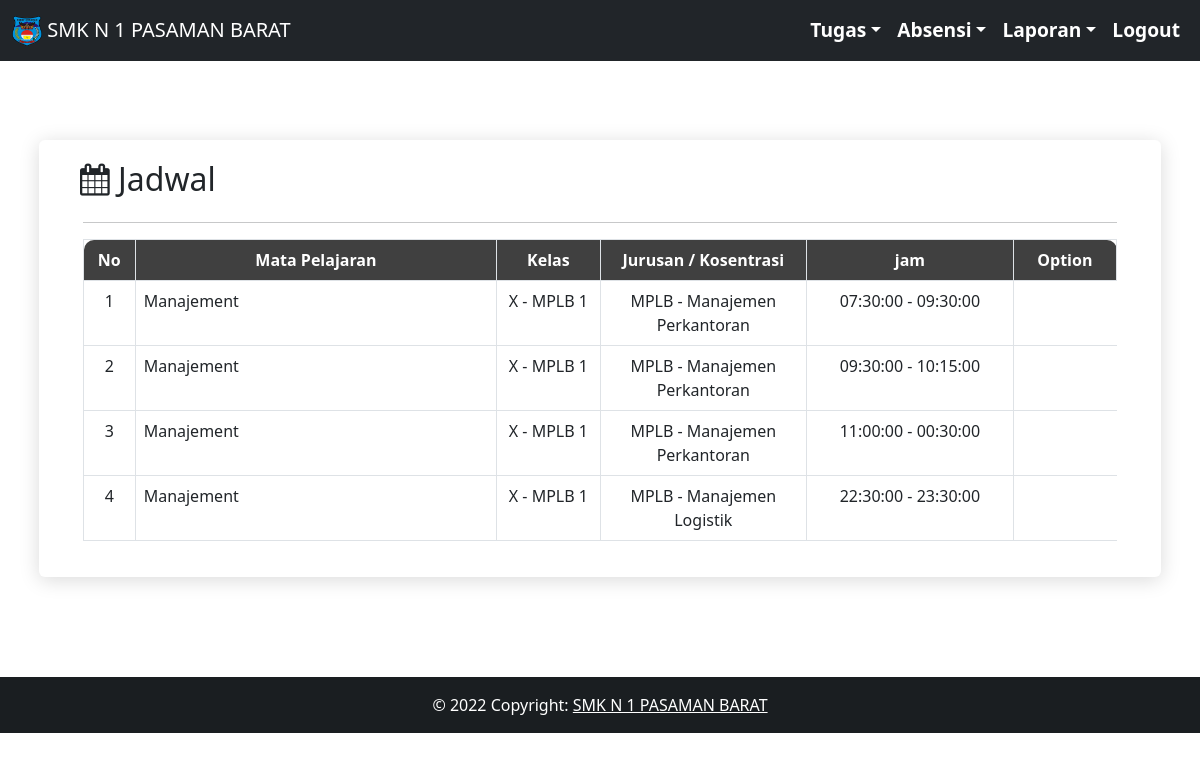
The page /wali_kelas/jadwal_jam_mengajar.php (signed in) on the database its author committed.
### tables this page shows
CREATE TABLE `biodata_sekolah` (
  `id_biodata_sekolah` int(11) NOT NULL,
  `nama_sekolah` varchar(120) NOT NULL,
  `alamat_sekolah` varchar(120) NOT NULL,
  `photo_sekolah` varchar(120) NOT NULL,
  `email_sekolah` varchar(120) NOT NULL,
  `telepon_sekolah` int(11) NOT NULL
);

CREATE TABLE `jam_mengajar` (
  `id_jam_mengajar` int(11) NOT NULL,
  `id_guru` int(11) NOT NULL,
  `id_mapel` int(11) NOT NULL,
  `kelas` varchar(120) NOT NULL,
  `ruangan` int(11) NOT NULL,
  `id_jurusan` int(11) NOT NULL,
  `hari` varchar(120) NOT NULL,
  `jam_mulai` time NOT NULL,
  `jam_berakhir` time NOT NULL
);

CREATE TABLE `mapel` (
  `id_mapel` int(11) NOT NULL,
  `nama_mapel` varchar(120) NOT NULL,
  `kosentrasi` int(11) NOT NULL
);

CREATE TABLE `wali_kelas` (
  `id_wali_kelas` int(11) NOT NULL,
  `guru` int(11) NOT NULL,
  `kelas` varchar(120) NOT NULL,
  `nama_lokal` varchar(120) NOT NULL
);

CREATE TABLE `jurusan` (
  `id_jurusan` int(11) NOT NULL,
  `nama_jurusan` varchar(120) NOT NULL,
  `kosentrasi_jurusan` varchar(120) NOT NULL,
  `kaproka_jurusan` int(11) NOT NULL
);

### wali_kelas/jadwal_jam_mengajar.php (the view, shortened to what this page needs)
<?php
include '../db/koneksi.php';
include '../layout/header.php';
?>
<div id="content" style="margin-top:60px;">
  <div class="regular-page-area section-padding-20">
    <div class="container">
      <div class="row justify-content-center">
        <div class="col-12">
          <div class="details-content">
            <div class="container">
              <div class="row">
                <div class="col-sm">
                  <h2 id="xs" ><i class="icon-calendar"></i> Jadwal </h2>
                </div>
              </div>
            </div>
            <div id="myDiv" class="container-fluid">
              <hr>
              <div class="row-fluid">
                <div class="span12">
                  <div class="widget-box">
                    <div class="widget-title">
                     <table class="table table-bordered">
                      <thead>
                        <tr>
                          <th class="text-center" style="width:5%;background-color: #404040; color:white;border-radius: 10px 0 0 0 ;">No</th>
                          <th class="text-center" style="background-color: #404040; color:white;">Mata Pelajaran</th>
                          <th class="text-center" style="width:10%;background-color: #404040; color:white;">Kelas</th>
                          <th class="text-center" style="width:20%;background-color: #404040; color:white;">Jurusan / Kosentrasi</th>
                          <th class="text-center" style="width:20%;background-color: #404040; color:white;">jam</th>
                          <th class="text-center" colspan="2" style="width: 10%;background-color: #404040; color:white;border-radius: 0 10px 0 0 ;">Option</th>
                        </tr>
                      </thead>
                      <tbody>
                        <?php
                        $queryDataJamMengajar = mysqli_query($konek, "SELECT * FROM jam_mengajar JOIN mapel ON jam_mengajar.id_mapel = mapel.id_mapel
                          JOIN jurusan ON jam_mengajar.id_jurusan = jurusan.id_jurusan WHERE id_guru=".$_SESSION['id_user']);
                        $no=1;
                        while($dataJamaMengajar = mysqli_fetch_array($queryDataJamMengajar)){
                         ?>
                         <tr>
                          <td class="text-center"><?php echo $no; ?></td>
                          <td ><?php echo $dataJamaMengajar['nama_mapel']; ?></td>
                          <td class="text-center"><?php
                          $queryDataRuangan = mysqli_query($konek,"SELECT * FROM wali_kelas WHERE id_wali_kelas=".$dataJamaMengajar['ruangan']);
                          while($dataRuangan = mysqli_fetch_array($queryDataRuangan)){
                            echo $dataRuangan['kelas']." - ".$dataRuangan['nama_lokal'];
                          } ?></td>
                          <td class="text-center"><?php echo $dataJamaMengajar['nama_jurusan']; ?> - <?php echo $dataJamaMengajar['kosentrasi_jurusan']; ?></td>
                          <td class="text-center"><?php echo $dataJamaMengajar['jam_mulai']; ?> - <?php echo $dataJamaMengajar['jam_berakhir']; ?></td>
                        </tr>
                        <?php  $no++;}?>
                      </tbody>
                    </table>
                  </div>
                </div>
              </div>
            </div>
          </div>
        </div>
      </div>
    </div>
  </div>
</div>
<?php include '../layout/footer.php'; ?>

### layout/header.php (shortened to what this page needs)
<?php
$query=mysqli_query($konek,"SELECT * FROM biodata_sekolah");
$data=mysqli_fetch_array($query);
?>
<!DOCTYPE html>
<html lang="en">
<head>
  <link rel="stylesheet" href="http://localhost/SMK_1_PASAMAN/absensi/assets/css/bootstrap.min.css" />
  <link rel="stylesheet" href="http://localhost/SMK_1_PASAMAN/absensi/assets/css/bootstrap-responsive.min.css" />
  <link href="http://localhost/SMK_1_PASAMAN/absensi/assets/font-awesome/css/font-awesome.css" rel="stylesheet" />
  <link rel="stylesheet" href="http://localhost/SMK_1_PASAMAN/absensi/assets/css/custom/style.css">
</head>
<body>
  <nav id="nav" class="navbar fixed-top navbar-expand-lg navbar-dark bg-dark">
    <div class="container-fluid">
      <a class="navbar-brand" href="#"><img src="http://localhost/SMK_1_PASAMAN/absensi/assets/image/<?PHP echo $data['photo_sekolah'] ?>" alt="" width="30" height="30" class="d-inline-block align-text-top"> SMK N 1 PASAMAN BARAT</a>
    <div class="collapse navbar-collapse" id="navbarNav">
      <ul class="navbar-nav">
              <?php if ($_SESSION['akses'] == 'wali kelas') {?>
                <li class="nav-item dropdown">
                  <a href="#" class="nav-link dropdown-toggle" data-bs-toggle="dropdown"style="color: white; font-weight: 600; font-size: 1.2em;"><span class="text">Tugas</span></a>
                </li>
                <li class="nav-item dropdown">
                  <a href="#" class="nav-link dropdown-toggle" data-bs-toggle="dropdown" style="color: white; font-weight: 600; font-size: 1.2em;"><span class="text">Absensi</span></a>
              </li>
              <li class="nav-item dropdown">
                <a href="#" class="nav-link dropdown-toggle" data-bs-toggle="dropdown" style="color: white; font-weight: 600; font-size: 1.2em;"><span class="text">Laporan</span></a>
              </li>
              <li class="nav-item">
                <a class="nav-link text-white" style="font-weight: 600; font-size: 1.2em;" href="http://localhost/SMK_1_PASAMAN/absensi/logout.php?id=<?PHP echo $_SESSION['id_user']; ?>">Logout</a>
              </li>
            <?php } ?>
          </ul>
        </div>
      </div>
    </nav>
  </body>
  </html>

### assets/css/custom/style.css (style rules this page uses)
.details-content { margin-top: 50px; background-color: #ffffff; position: relative; z-index: 1; box-shadow: 0 3px 20px rgb(0 0 0 / 15%); padding: 20px 20px; border-radius: 6px; margin-bottom: 50px; }
.section-padding-20 { padding-top: 30px; padding-bottom: 50px; }
.row { display: -ms-flexbox; display: flex; -ms-flex-wrap: wrap; flex-wrap: wrap; margin-right: -15px; margin-left: -15px; }
.child-table, th { vertical-align: top; border-top: 1px solid #ccc; padding:10px; width:100px; }

### rows shown on the page
biodata_sekolah: photo_sekolah (picture)
jam_mengajar: id_mapel.nama_mapel "Manajement", id_jurusan.nama_jurusan "MPLB", id_jurusan.kosentrasi_jurusan "Manajemen Perkantoran", jam_mulai "07:30:00", jam_berakhir "09:30:00"
wali_kelas: kelas "X", nama_lokal "MPLB 1"
jam_mengajar: id_mapel.nama_mapel "Manajement", id_jurusan.nama_jurusan "MPLB", id_jurusan.kosentrasi_jurusan "Manajemen Perkantoran", jam_mulai "09:30:00", jam_berakhir "10:15:00"
jam_mengajar: id_mapel.nama_mapel "Manajement", id_jurusan.nama_jurusan "MPLB", id_jurusan.kosentrasi_jurusan "Manajemen Perkantoran", jam_mulai "11:00:00", jam_berakhir "00:30:00"
jam_mengajar: id_mapel.nama_mapel "Manajement", id_jurusan.nama_jurusan "MPLB", id_jurusan.kosentrasi_jurusan "Manajemen Logistik", jam_mulai "22:30:00", jam_berakhir "23:30:00"
